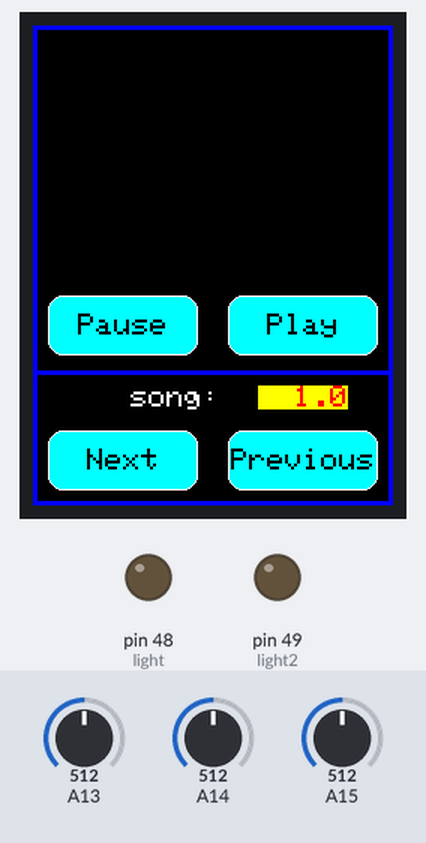
Simulated run of this sketch. Board: Arduino Mega 2560, built with avr-gcc and run on an emulated ATmega2560. Shown: 240×320 colour display, output pins drawn as LEDs (lit = HIGH). Inputs (shaded band) come from the test bench; at power-on: A13 = 512, A14 = 512, A15 = 512. Pins used as bus, display or sensor lines are not drawn; what the sketch prints to the serial monitor is not drawn.

Above: at 1.4 s.
1.5 s: A13 set to 367
3.2 s: A13 set to 332
At 4.4 s:
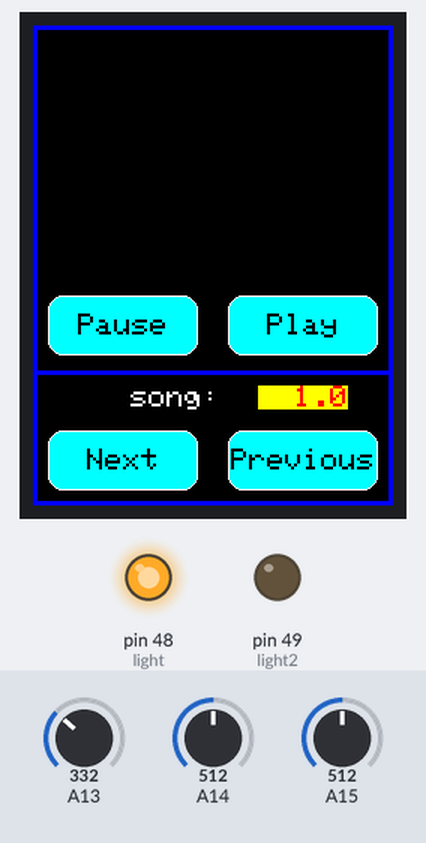
4.8 s: A13 set to 165
6.3 s: A13 set to 137
At 7.0 s:
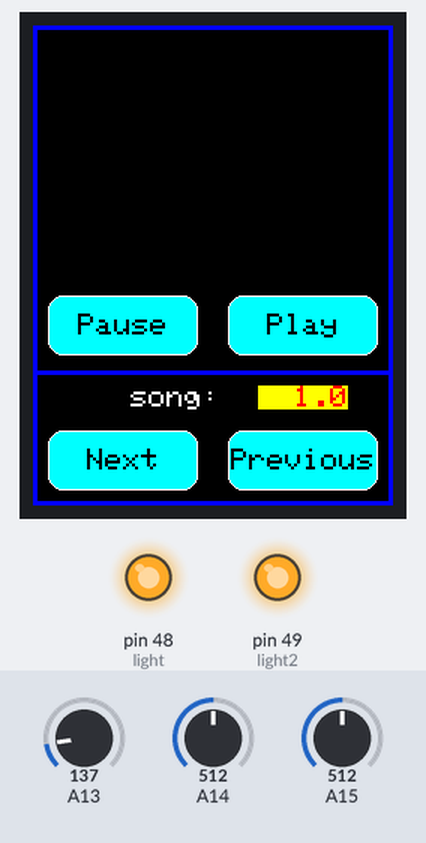
8.0 s: A13 set to 306
At 9.7 s:
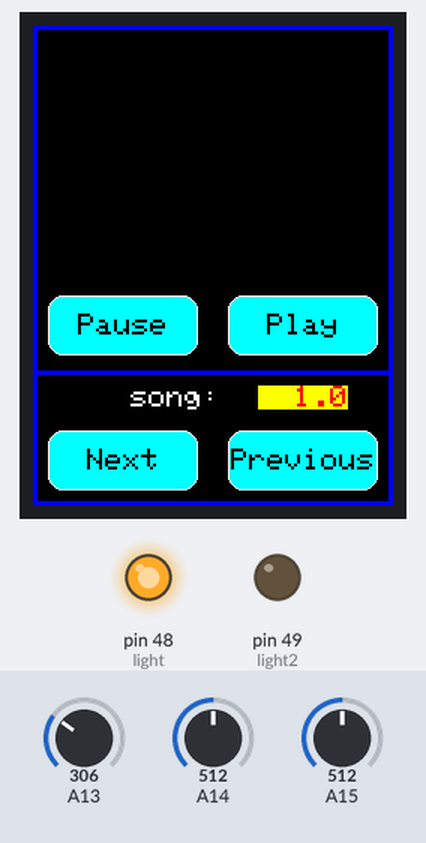
10.0 s: A13 set to 122
At 11.0 s:
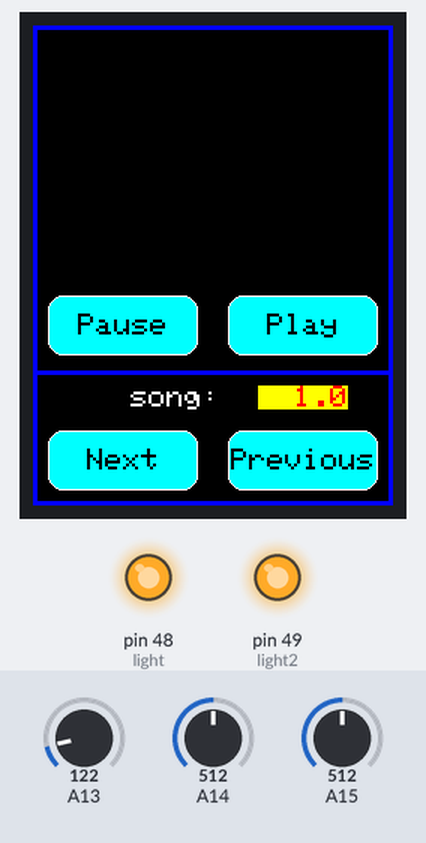
Timing chart, 0 to 12.5 s (numbered marks = the images above; inputs shaded):
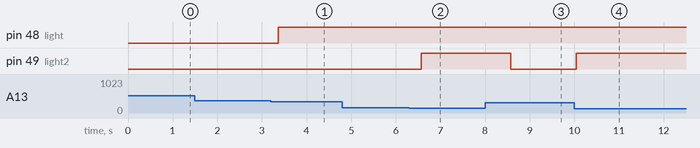

Measured:
- the behaviour switches between 350 and 349 on A13 (found by bisection; images 0 and 1)
- the behaviour switches between 150 and 149 on A13 (found by bisection; images 1 and 2)
- after the input at 1.5 s, every drawn part: stays the same
- after the input at 3.2 s, pin 48 (light): LOW → HIGH after 0.16 s
- after the input at 4.8 s, every drawn part: stays the same
- after the input at 6.3 s, pin 49 (light2): LOW → HIGH after 0.27 s
- after the input at 8.0 s, pin 49 (light2): HIGH → LOW after 0.57 s
- after the input at 10.0 s, pin 49 (light2): LOW → HIGH at once

The sketch:

Sound-Screen-Control-RTOS.ino
```cpp
#if 1
#include "SoftwareSerial.h"
#include "DFRobotDFPlayerMini.h"
#include <Adafruit_GFX.h>
#include <MCUFRIEND_kbv.h>
#include <Arduino_FreeRTOS.h>
#include <semphr.h>
MCUFRIEND_kbv tft;
#include <TouchScreen.h>
#define MINPRESSURE 200
#define MAXPRESSURE 1000
//
//light
#define light 48
#define light2 49
//
const int SW_pin=42;
const int X_pin=14;
const int Y_pin=15;
//
//#define X_pin 8
//#define Y_pin 9
//#define SW_pin 42
#define A 33 //33
#define B 32//32
#define C 36 //36
#define D 37//37
#define E 38 //38
#define F 34//34
#define G 35//35
//
SemaphoreHandle_t Sem;
void Task1 (void *pvParameters); // screen with sound
void Task2 (void *pvParameters);// light and control  indicator
///
// Use pins 2 and 3 to communicate with DFPlayer Mini
static const uint8_t PIN_MP3_TX = 50; // Connects to module's RX
static const uint8_t PIN_MP3_RX = 51; // Connects to module's TX
SoftwareSerial softwareSerial(PIN_MP3_RX, PIN_MP3_TX);

// Create the Player object
DFRobotDFPlayerMini player;


//
// ALL Touch panels and wiring is DIFFERENT
// copy-paste results from TouchScreen_Calibr_native.ino
const int XP=8,XM=A2,YP=A3,YM=9; //240x320 ID=0x9341
const int TS_LEFT=137,TS_RT=894,TS_TOP=93,TS_BOT=893;


TouchScreen ts = TouchScreen(XP, YP, XM, YM, 300);
bool b =true;
Adafruit_GFX_Button on_btn, off_btn,Pause_btn, play_btn;

int pixel_x, pixel_y;     //Touch_getXY() updates global vars
bool Touch_getXY(void)
{
    TSPoint p = ts.getPoint();
    pinMode(YP, OUTPUT);      //restore shared pins
    pinMode(XM, OUTPUT);
    digitalWrite(YP, HIGH);   //because TFT control pins
    digitalWrite(XM, HIGH);
    bool pressed = (p.z > MINPRESSURE && p.z < MAXPRESSURE);
    if (pressed) {
        pixel_x = map(p.x, TS_LEFT, TS_RT, 0, tft.width()); //.kbv makes sense to me
        pixel_y = map(p.y, TS_TOP, TS_BOT, 0, tft.height());
    }
    return pressed;
}

#define BLACK   0x0000
#define BLUE    0x001F
#define RED     0xF800
#define GREEN   0x07E0
#define CYAN    0x07FF
#define MAGENTA 0xF81F
#define YELLOW  0xFFE0
#define WHITE   0xFFFF
int x =1;
bool paused=false;
void setup(void)
{
  uint16_t ID = tft.readID();
    Serial.print("TFT ID = 0x");
    Serial.println(ID, HEX);
    Serial.println("Calibrate for your Touch Panel");
    if (ID == 0xD3D3) ID = 0x9486; // write-only shield
    tft.begin(ID);
    tft.setRotation(0);            //PORTRAIT
    tft.fillScreen(BLACK);
    on_btn.initButton(&tft,  60, 290, 100, 40, WHITE, CYAN, BLACK, "Next", 2);
    off_btn.initButton(&tft, 180, 290, 100, 40, WHITE, CYAN, BLACK, "Previous", 2);
    //
    Pause_btn.initButton(&tft,60, 200,100,40, WHITE, CYAN, BLACK, "Pause", 2);
    play_btn.initButton(&tft, 180, 200, 100, 40, WHITE, CYAN, BLACK, "Play", 2);
    //
    on_btn.drawButton(false);
    off_btn.drawButton(false);
    Pause_btn.drawButton(false);
    play_btn.drawButton(false);
  // pinMode(22, OUTPUT);
   //pinMode(X_pin,INPUT);
     // pinMode(Y_pin,INPUT);

     //
     pinMode(light,OUTPUT);
          pinMode(light2,OUTPUT);

     //

    pinMode(SW_pin,INPUT);
   digitalWrite(A,HIGH);
  digitalWrite(B,HIGH);
  digitalWrite(C,LOW);
  digitalWrite(D,LOW);
  digitalWrite(E,HIGH);
    digitalWrite(F,HIGH);
  digitalWrite(G,HIGH);
      //softwareSerial.begin(9600);
      // player.pause();
    Serial.begin(9600);
   Sem = xSemaphoreCreateMutex();

   xTaskCreate(Task1,"Task1",1280,NULL,1,NULL);
   xTaskCreate(Task2,"Task2",1280,NULL,2,NULL);


}
void print_float_at(float val, int x, int y)
{
    char buf[10];
    int16_t x1, y1, w, h;
    tft.getTextBounds("000.0", x, y, &x1, &y1, &w, &h);
    dtostrf(val, 5, 1, buf);   //e.g. 123.4
    tft.fillRect(x1, y1, w, h, YELLOW);
    tft.setTextColor(RED);
    tft.setCursor(x, y);
    tft.print(buf);
}
void Task1(void *pvParameters){

   Serial.println("This is Taskbbb1");
  const TickType_t xDelays = pdMS_TO_TICKS(500);
   Serial.println("pThis is Task1");

  while(1){
       Serial.println("pThis is Task1");

   xSemaphoreTake(Sem,portMAX_DELAY);
     tft.setTextColor(WHITE);
    tft.fillRect(0, 230, 240, 3, BLUE);
    tft.fillRect(0, 317, 240, 3, BLUE);
    tft.fillRect(0, 0, 240, 3, BLUE);
    tft.fillRect(237, 0, 3, 320, BLUE);
    tft.fillRect(0, 0, 3, 320, BLUE);
    tft.setCursor(65, 240);
    tft.setTextSize(2);
    //tft.drawText("  Song:" +x);
    tft.print("song:");
    tft.setCursor(150, 240);
    print_float_at(x,150 ,240);

    bool down = Touch_getXY();
    on_btn.press(down && on_btn.contains(pixel_x, pixel_y));
    off_btn.press(down && off_btn.contains(pixel_x, pixel_y));
     Pause_btn.press(down && Pause_btn.contains(pixel_x, pixel_y));
    play_btn.press(down && play_btn.contains(pixel_x, pixel_y));
    if (on_btn.justReleased())
        on_btn.drawButton();
    if (Pause_btn.justReleased())
        Pause_btn.drawButton();
    if (off_btn.justReleased())
        off_btn.drawButton();
    if (play_btn.justReleased())
        play_btn.drawButton();
    if (Pause_btn.justPressed()) {
        Pause_btn.drawButton(true);
        player.volume(30);
        player.pause();
        paused=true;
          delay(pdMS_TO_TICKS(6000));


    }
    if (play_btn.justPressed()) {
        play_btn.drawButton(true);
         digitalWrite(22, HIGH);
         if(b){
          softwareSerial.begin(9600);
           player.begin(softwareSerial);
           }
         player.volume(30);
         player.start();
         b=false;
                 paused=false;

           delay(pdMS_TO_TICKS(6000));

    }
    if (on_btn.justPressed()) {
      if(!paused){
        on_btn.drawButton(true);
                Serial.print("cliked1");
                player.volume(30);
                player.next();
                if(x==10){
                  x=1;
                }
                else{
                x++;
                }
                  delay(pdMS_TO_TICKS(6000));
      }
    }
    if (off_btn.justPressed()) {
      if(!paused){
        off_btn.drawButton(true);
        player.volume(30);
          if(x>1){
        player.previous();

         x--;
          }
        Serial.print("cliked2");
        digitalWrite(22, LOW);
          delay(pdMS_TO_TICKS(6000));

    }
    }
     xSemaphoreGive(Sem);


  }

}

void Task2(void *pvParameters){


  while(1){
       Serial.println("This is Task2");

        xSemaphoreTake(Sem,portMAX_DELAY);
        delay(pdMS_TO_TICKS(10000));
              // Serial.println(analogRead(X_pin));
      // Serial.println(analogRead(Y_pin));

 if(analogRead(A14)>=0 &&analogRead(A14)<50&& analogRead(A15)>450 &&analogRead(A15)<550 ){// Down
   digitalWrite(A,HIGH);
  digitalWrite(B,HIGH);
  digitalWrite(C,LOW);
  digitalWrite(D,LOW);
  digitalWrite(E,HIGH);
    digitalWrite(F,HIGH);
  digitalWrite(G,HIGH);
  delay(pdMS_TO_TICKS(60000));
  }
  if(analogRead(A14)<=1023 && analogRead(A14)>=950 && analogRead(A15)>450 &&analogRead(A15)<550 ){// Up
    digitalWrite(A,HIGH);
  digitalWrite(B,HIGH);
  digitalWrite(C,HIGH);
  digitalWrite(D,HIGH);
  digitalWrite(E,HIGH);
    digitalWrite(F,HIGH);
  digitalWrite(G,LOW);
    delay(pdMS_TO_TICKS(60000));

  }
   if(analogRead(A15)>=0  &&analogRead(A15)<50&& analogRead(A14)>450 &&analogRead(A14)<550 ){ // left
    digitalWrite(A,HIGH);
  digitalWrite(B,HIGH);
  digitalWrite(C,HIGH);
  digitalWrite(D,LOW);
  digitalWrite(E,HIGH);
    digitalWrite(F,HIGH);
  digitalWrite(G,LOW);
    delay(pdMS_TO_TICKS(60000));

  }
   if(analogRead(A15)<=1023 && analogRead(A15)>=950 && analogRead(A14)>450 &&analogRead(A14)<550 ){ // right
    digitalWrite(A,HIGH);
  digitalWrite(B,HIGH);
  digitalWrite(C,HIGH);
  digitalWrite(D,LOW);
  digitalWrite(E,HIGH);
    digitalWrite(F,HIGH);
  digitalWrite(G,HIGH);
    delay(pdMS_TO_TICKS(60000));

  }
  Serial.println(analogRead(A13));
  if(analogRead(A13)<350&&analogRead(A13)>160){
    digitalWrite(light,HIGH);
    digitalWrite(light2,LOW);
        delay(pdMS_TO_TICKS(6000));
  }
   if(analogRead(A13)<150){
    digitalWrite(light,HIGH);
    digitalWrite(light2,HIGH);

  }
  if(analogRead(A13)>400){
     digitalWrite(light,LOW);
      digitalWrite(light2,LOW);

         delay(pdMS_TO_TICKS(6000));

  }

          xSemaphoreGive(Sem);
         // vTaskDelay(pdMS_TO_TICKS(10000));


  }

}

void loop(void)
{


}
#endif
```
